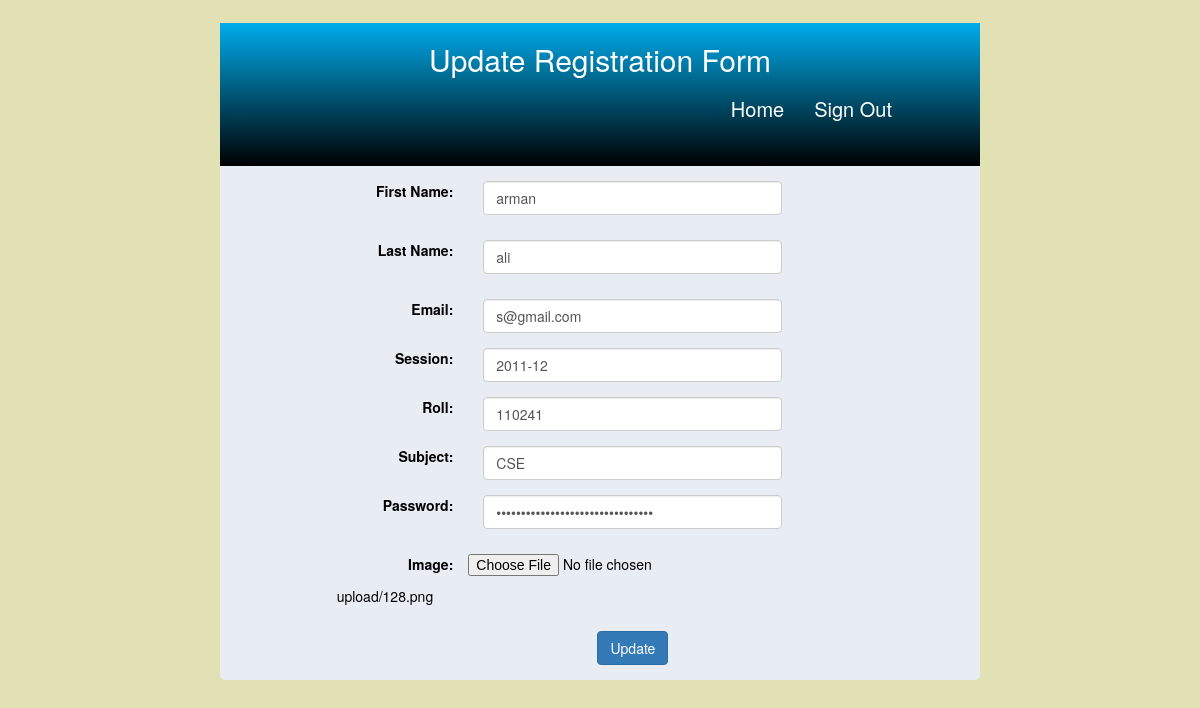
/form/update.php?id=24 (signed in), run on the app's committed database.
### tables this page shows
CREATE TABLE IF NOT EXISTS `registraion` (
`st_id` int(11) NOT NULL,
  `fastname` varchar(100) DEFAULT NULL,
  `lastname` varchar(100) DEFAULT NULL,
  `email` varchar(255) DEFAULT NULL,
  `session` varchar(10) DEFAULT NULL,
  `roll` int(15) DEFAULT NULL,
  `subj` varchar(100) DEFAULT NULL,
  `pass` varchar(255) DEFAULT NULL,
  `type` varchar(10) NOT NULL,
  `image_name` varchar(64) NOT NULL
);

### form/update.php (the view, shortened to what this page needs)
<?php
	if(isset($_REQUEST['id']))
	{
		$id= $_REQUEST['id'] ;
	}
	else
	{
		header('location:signin.php');
	}
?>
<!DOCTYPE HTML>
<html>
		<link rel = "stylesheet" href = "css/bootstrap.min.css"/>
		<link rel = "stylesheet" href = "css/styles.css"/>
<body>
	<div class="wrapper">
		<div class="container">
			<div class="login_main col-md-offset-2 col-md-8">
				<div class="col-md-12 col-sm-12  reg_header text-center">
					<h2>Update Registration Form</h2>
					<div class="menu col-md-offset-7 col-md-5 text-right">
						<ul>
							<li><a href ="userprofile.php">Home</a></li>
							<li><a href="logout.php"> Sign Out</a></li>
						</ul>
					</div>
				</div>
				<?php
					$Query = "SELECT * FROM registraion WHERE st_id = '$id' ";
					$result = mysql_query($Query);
					$fastname_old = $lastname_old=$email_old = $session_old= $roll_old=$subj_old=$pass_old=$image_old="";
					while($row = mysql_fetch_array($result))
					{
						$fastname_old=$row['fastname'];
						$lastname_old=$row['lastname'];
						$email_old=$row['email'];
						$session_old=$row['session'];
						$roll_old=$row['roll'];
						$subj_old=$row['subj'];
						$pass_old=$row['pass'];
						$image_old=$row['image_name'];
					}
				?>
				<form class = "form-horizontal" method="post" action="" enctype="multipart/form-data">
					<div class="form-group  ">
						<label class=" col-md-2 col-md-offset-2 text-right" for="usrFN" > First Name: </label>
						<div class="col-md-5  ">
							<input type = "text" class = "form-control " id="usrFN" value="<?php echo $fastname_old; ?>" name="fastname" required>
						</div>
					</div>
					<div class="form-group">
						<label for="usrLN" class="col-md-2 col-md-offset-2 text-right" >Last Name: </label>
						<div class="col-md-5 ">
							<input type = "text" class = "form-control " id="usrLN" value="<?php echo $lastname_old; ?>" name="lastname" required>
						</div>
					</div>
					<div class="form-group">
						<label for="Email" class="col-md-2 col-md-offset-2 text-right" >Email: </label>
						<div class="col-md-5 ">
							<input type = "text" class = "form-control col-md-6" id="Email" value="<?php echo $email_old; ?>" name="email" >
						</div>
					</div>
					<div class="form-group">
						<label for="SESSION" class="col-md-2 col-md-offset-2 text-right">Session: </label>
						<div class="col-md-5 ">
							<input type = "text" class = "form-control col-md-6 datepicker" id="SESSION" value="<?php echo $session_old; ?>" name="session" required>
						</div>
					</div>
					<div class="form-group">
						<label for="ROLL" class="col-md-2 col-md-offset-2 text-right">Roll: </label>
						<div class="col-md-5 ">
							<input type = "text" class = "form-control col-md-6" id="ROLL" value="<?php echo $roll_old; ?>" name="roll" required>
						</div>
					</div>
					<div class="form-group">
						<label for="sjt" class="col-md-2 col-md-offset-2 text-right">Subject: </label>
						<div class="col-md-5 ">
							<input type = "text" class = "form-control col-md-6" id="sjt" value="<?php echo $subj_old; ?>" name="subj" required>
						</div>
					</div>
					<div class="form-group">
						<label for="pwd" class="col-md-2 col-md-offset-2 text-right col-md-6">Password: </label>
						<div class="col-md-5 ">
							<input type = "password" class = "form-control" id="pwd" value="<?php echo $pass_old; ?>" name="pass" required>
						</div>
					</div>
					<div class="form-group">
						<label class="col-md-2 col-md-offset-2 text-right col-md-6">Image: </label>
						<input type="file" name="image_file">
						<p class="col-md-offset-2 "><?php echo $image_old;?></p>
					</div>
					<div class="form-group" >
						<div class="col-md-offset-1 text-center">
							<input class="btn btn-primary" type="submit" value="Update" name="send">
						</div>
					</div>
				</form>
			</div>
		</div>
	</div>
</body>
</html>

### form/css/styles.css (style rules this page uses)
body { background: #e2e1b3 none repeat fixed 0 0; }
.wrapper .login_main { background-color: #e8edf3; border-radius: 0 0 5px 5px; color: #000; font-size: 14px; margin-top: 2%; padding: 0; }
.reg_header { background: rgba(0, 0, 0, 0) linear-gradient(#00acec, #000) repeat scroll 0 0; color: #fff; margin-bottom: 15px; position: relative; }
.wrapper .menu { margin-bottom: 2%; margin-top: 4%; }
.login_main .menu { bottom: 20px; }
.menu ul li { float: left; list-style: outside none none; }
.menu ul li a { color: #fff; display: block; font-size: 20px; margin-bottom: 4px; padding-bottom: 4px; padding-left: 15px; padding-right: 15px; text-decoration: none; }

### data on the page
registraion: fastname "arman", lastname "ali", email "s@gmail.com", session "2011-12", roll "110241", subj "CSE", image_name "upload/128.png"
